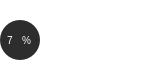
    <widget class="QWidget" name="widget_13" native="true">
     <property name="geometry">
      <rect>
       <x>1630</x>
       <y>170</y>
       <width>161</width>
       <height>80</height>
      </rect>
     </property>
     <property name="styleSheet">
      <string notr="true">background-color: rgba(255, 255, 255, 0);</string>
     </property>
     <widget class="QFrame" name="frame_5">
      <property name="geometry">
       <rect>
        <x>0</x>
        <y>20</y>
        <width>40</width>
        <height>40</height>
       </rect>
      </property>
      <property name="styleSheet">
       <string notr="true">QFrame{
background-color: rgb(45, 45, 45);
border-radius:20px;
}</string>
      </property>
      <property name="frameShape">
       <enum>QFrame::StyledPanel</enum>
      </property>
      <property name="frameShadow">
       <enum>QFrame::Plain</enum>
      </property>
      <widget class="QWidget" name="widget_25" native="true">
       <property name="geometry">
        <rect>
         <x>0</x>
         <y>10</y>
         <width>41</width>
         <height>21</height>
        </rect>
       </property>
       <property name="styleSheet">
        <string notr="true">background-color: rgba(255, 255, 255, 0);</string>
       </property>
       <widget class="QWidget" name="horizontalLayoutWidget_31">
        <property name="geometry">
         <rect>
          <x>0</x>
          <y>0</y>
          <width>36</width>
          <height>21</height>
         </rect>
        </property>
        <layout class="QHBoxLayout" name="horizontalLayout_31">
         <item>
          <widget class="QLabel" name="Finential_statistic1_86">
           <property name="styleSheet">
            <string notr="true">color:white;
background-color: rgba(255, 255, 255, 0);
font: 10px;
padding-left:5px;
text-align: right;</string>
           </property>
           <property name="text">
            <string>7</string>
           </property>
           <property name="wordWrap">
            <bool>true</bool>
           </property>
          </widget>
         </item>
         <item>
          <widget class="QLabel" name="Finential_statistic1_87">
           <property name="styleSheet">
            <string notr="true">color:white;
font: 10px;
background-color:rgba(255, 255, 255, 0);</string>
           </property>
           <property name="frameShadow">
            <enum>QFrame::Raised</enum>
           </property>
           <property name="text">
            <string>%</string>
           </property>
           <property name="wordWrap">
            <bool>true</bool>
           </property>
          </widget>
         </item>
        </layout>
       </widget>
      </widget>
     </widget>
     <widget class="QLabel" name="Finential_statistic1_11">
      <property name="geometry">
       <rect>
        <x>40</x>
        <y>0</y>
        <width>101</width>
        <height>19</height>
       </rect>
      </property>
      <property name="styleSheet">
       <string notr="true">color:white;
background-color: rgba(255, 255, 255, 0);
font: 10px;
padding-left:5px;
text-align: right;</string>
      </property>
      <property name="text">
       <string>Facebook Page</string>
      </property>
      <property name="wordWrap">
       <bool>true</bool>
      </property>
     </widget>
     <widget class="QLabel" name="Finential_statistic1_10">
      <property name="geometry">
       <rect>
        <x>50</x>
        <y>20</y>
        <width>41</width>
        <height>20</height>
       </rect>
      </property>
      <property name="styleSheet">
       <string notr="true">color:white;
background-color: rgba(255, 255, 255, 0);
font: 10px;
padding-left:5px;
text-align: right;</string>
      </property>
      <property name="text">
       <string>2,430</string>
      </property>
      <property name="wordWrap">
       <bool>true</bool>
      </property>
     </widget>
    </widget>
